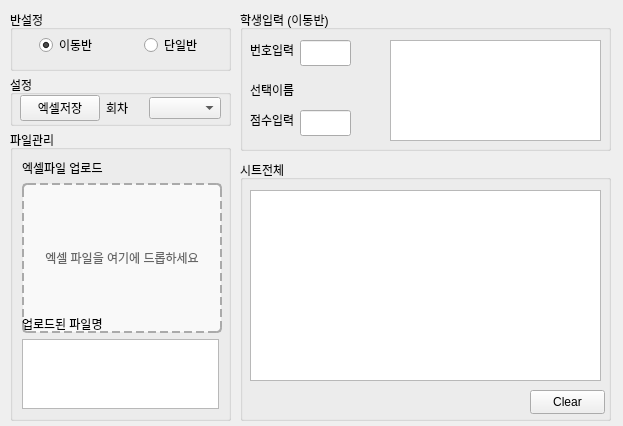
<?xml version="1.0" encoding="UTF-8"?>
<ui version="4.0">
 <class>MainWidget</class>
 <widget class="QWidget" name="MainWidget">
  <property name="geometry">
   <rect>
    <x>0</x>
    <y>0</y>
    <width>623</width>
    <height>426</height>
   </rect>
  </property>
  <property name="windowTitle">
   <string>수행평가 점수 입력기 (by melderse 짐승농장)</string>
  </property>
  <widget class="QGroupBox" name="groupBox">
   <property name="geometry">
    <rect>
     <x>10</x>
     <y>130</y>
     <width>221</width>
     <height>291</height>
    </rect>
   </property>
   <property name="title">
    <string>파일관리</string>
   </property>
   <layout class="QVBoxLayout" name="verticalLayout">
    <item>
     <widget class="QLabel" name="label">
      <property name="text">
       <string>엑셀파일 업로드</string>
      </property>
     </widget>
    </item>
    <item>
     <widget class="QLabel" name="dropZone">
      <property name="sizePolicy">
       <sizepolicy hsizetype="Preferred" vsizetype="Expanding">
        <horstretch>0</horstretch>
        <verstretch>0</verstretch>
       </sizepolicy>
      </property>
      <property name="minimumSize">
       <size>
        <width>200</width>
        <height>150</height>
       </size>
      </property>
      <property name="styleSheet">
       <string notr="true">QLabel {
    border: 2px dashed #aaa;
    border-radius: 5px;
    background-color: #f9f9f9;
    color: #666;
}
QLabel:hover {
    border-color: #0078d4;
    background-color: #f0f8ff;
}</string>
      </property>
      <property name="frameShape">
       <enum>QFrame::Shape::Box</enum>
      </property>
      <property name="text">
       <string>엑셀 파일을 여기에 드롭하세요</string>
      </property>
      <property name="alignment">
       <set>Qt::AlignmentFlag::AlignCenter</set>
      </property>
     </widget>
    </item>
    <item>
     <widget class="QLabel" name="label_2">
      <property name="text">
       <string>업로드된 파일명</string>
      </property>
     </widget>
    </item>
    <item>
     <widget class="QListWidget" name="fileListbox"/>
    </item>
   </layout>
  </widget>
  <widget class="QGroupBox" name="groupBox_3">
   <property name="geometry">
    <rect>
     <x>240</x>
     <y>160</y>
     <width>371</width>
     <height>261</height>
    </rect>
   </property>
   <property name="title">
    <string>시트전체</string>
   </property>
   <widget class="QTableWidget" name="tableWidget">
    <property name="geometry">
     <rect>
      <x>10</x>
      <y>30</y>
      <width>351</width>
      <height>191</height>
     </rect>
    </property>
   </widget>
   <widget class="QPushButton" name="pushButton_2">
    <property name="geometry">
     <rect>
      <x>290</x>
      <y>230</y>
      <width>75</width>
      <height>24</height>
     </rect>
    </property>
    <property name="text">
     <string>Clear</string>
    </property>
   </widget>
  </widget>
  <widget class="QGroupBox" name="groupBox_5">
   <property name="geometry">
    <rect>
     <x>10</x>
     <y>10</y>
     <width>221</width>
     <height>61</height>
    </rect>
   </property>
   <property name="title">
    <string>반설정</string>
   </property>
   <widget class="QWidget" name="horizontalLayoutWidget">
    <property name="geometry">
     <rect>
      <x>10</x>
      <y>20</y>
      <width>201</width>
      <height>31</height>
     </rect>
    </property>
    <layout class="QHBoxLayout" name="horizontalLayout">
     <item>
      <spacer name="horizontalSpacer_2">
       <property name="orientation">
        <enum>Qt::Orientation::Horizontal</enum>
       </property>
       <property name="sizeHint" stdset="0">
        <size>
         <width>18</width>
         <height>20</height>
        </size>
       </property>
      </spacer>
     </item>
     <item>
      <widget class="QRadioButton" name="radioButton_2">
       <property name="text">
        <string>이동반</string>
       </property>
       <property name="checked">
        <bool>true</bool>
       </property>
      </widget>
     </item>
     <item>
      <spacer name="horizontalSpacer_3">
       <property name="orientation">
        <enum>Qt::Orientation::Horizontal</enum>
       </property>
       <property name="sizeHint" stdset="0">
        <size>
         <width>40</width>
         <height>20</height>
        </size>
       </property>
      </spacer>
     </item>
     <item>
      <widget class="QRadioButton" name="radioButton_1">
       <property name="text">
        <string>단일반</string>
       </property>
      </widget>
     </item>
     <item>
      <spacer name="horizontalSpacer">
       <property name="orientation">
        <enum>Qt::Orientation::Horizontal</enum>
       </property>
       <property name="sizeHint" stdset="0">
        <size>
         <width>17</width>
         <height>75</height>
        </size>
       </property>
      </spacer>
     </item>
    </layout>
   </widget>
  </widget>
  <widget class="QGroupBox" name="groupBox_4">
   <property name="geometry">
    <rect>
     <x>10</x>
     <y>75</y>
     <width>221</width>
     <height>51</height>
    </rect>
   </property>
   <property name="title">
    <string>설정</string>
   </property>
   <widget class="QWidget" name="horizontalLayoutWidget_2">
    <property name="geometry">
     <rect>
      <x>10</x>
      <y>20</y>
      <width>201</width>
      <height>26</height>
     </rect>
    </property>
    <layout class="QHBoxLayout" name="horizontalLayout_2">
     <item>
      <widget class="QPushButton" name="save_button">
       <property name="text">
        <string>엑셀저장</string>
       </property>
      </widget>
     </item>
     <item>
      <widget class="QLabel" name="label_9">
       <property name="text">
        <string>회차</string>
       </property>
      </widget>
     </item>
     <item>
      <widget class="QComboBox" name="session_combo"/>
     </item>
    </layout>
   </widget>
  </widget>
  <widget class="QStackedWidget" name="stackedWidget">
   <property name="geometry">
    <rect>
     <x>240</x>
     <y>10</y>
     <width>371</width>
     <height>141</height>
    </rect>
   </property>
   <property name="currentIndex">
    <number>0</number>
   </property>
   <widget class="QWidget" name="page_multi">
    <widget class="QGroupBox" name="groupBox_multi">
     <property name="geometry">
      <rect>
       <x>0</x>
       <y>0</y>
       <width>371</width>
       <height>141</height>
      </rect>
     </property>
     <property name="title">
      <string>학생입력 (이동반)</string>
     </property>
     <widget class="QLineEdit" name="studentNumberInput">
      <property name="geometry">
       <rect>
        <x>60</x>
        <y>30</y>
        <width>51</width>
        <height>26</height>
       </rect>
      </property>
     </widget>
     <widget class="QLabel" name="label_3">
      <property name="geometry">
       <rect>
        <x>10</x>
        <y>30</y>
        <width>51</width>
        <height>20</height>
       </rect>
      </property>
      <property name="text">
       <string>번호입력</string>
      </property>
     </widget>
     <widget class="QTableWidget" name="studentTable">
      <property name="geometry">
       <rect>
        <x>150</x>
        <y>30</y>
        <width>211</width>
        <height>101</height>
       </rect>
      </property>
     </widget>
     <widget class="QLineEdit" name="scoreInput">
      <property name="geometry">
       <rect>
        <x>60</x>
        <y>100</y>
        <width>51</width>
        <height>26</height>
       </rect>
      </property>
     </widget>
     <widget class="QLabel" name="scoreLabel">
      <property name="geometry">
       <rect>
        <x>10</x>
        <y>100</y>
        <width>51</width>
        <height>20</height>
       </rect>
      </property>
      <property name="text">
       <string>점수입력</string>
      </property>
     </widget>
     <widget class="QLabel" name="studentName">
      <property name="geometry">
       <rect>
        <x>65</x>
        <y>70</y>
        <width>51</width>
        <height>20</height>
       </rect>
      </property>
      <property name="text">
       <string></string>
      </property>
     </widget>
     <widget class="QLabel" name="scoreLabel_2">
      <property name="geometry">
       <rect>
        <x>10</x>
        <y>70</y>
        <width>51</width>
        <height>20</height>
       </rect>
      </property>
      <property name="text">
       <string>선택이름</string>
      </property>
     </widget>
    </widget>
   </widget>
   <widget class="QWidget" name="page_single">
    <widget class="QGroupBox" name="groupBox_unique">
     <property name="geometry">
      <rect>
       <x>0</x>
       <y>0</y>
       <width>371</width>
       <height>141</height>
      </rect>
     </property>
     <property name="title">
      <string>학생입력 (단일반)</string>
     </property>
     <widget class="QLabel" name="label_num_title">
      <property name="geometry">
       <rect>
        <x>70</x>
        <y>40</y>
        <width>24</width>
        <height>20</height>
       </rect>
      </property>
      <property name="text">
       <string>번호</string>
      </property>
     </widget>
     <widget class="QLabel" name="label_name">
      <property name="geometry">
       <rect>
        <x>217</x>
        <y>40</y>
        <width>36</width>
        <height>20</height>
       </rect>
      </property>
      <property name="text">
       <string></string>
      </property>
     </widget>
     <widget class="QLabel" name="label_num_val">
      <property name="geometry">
       <rect>
        <x>100</x>
        <y>40</y>
        <width>71</width>
        <height>20</height>
       </rect>
      </property>
      <property name="text">
       <string></string>
      </property>
     </widget>
     <widget class="QLineEdit" name="text_edit">
      <property name="geometry">
       <rect>
        <x>150</x>
        <y>70</y>
        <width>91</width>
        <height>24</height>
       </rect>
      </property>
     </widget>
     <widget class="QPushButton" name="sound_toggle_button">
      <property name="geometry">
       <rect>
        <x>245</x>
        <y>70</y>
        <width>28</width>
        <height>24</height>
       </rect>
      </property>
      <property name="text">
       <string>🔊</string>
      </property>
      <property name="checkable">
       <bool>true</bool>
      </property>
      <property name="checked">
       <bool>true</bool>
      </property>
     </widget>
     <widget class="QLabel" name="label_score_title">
      <property name="geometry">
       <rect>
        <x>96</x>
        <y>70</y>
        <width>48</width>
        <height>24</height>
       </rect>
      </property>
      <property name="text">
       <string>점수입력</string>
      </property>
     </widget>
     <widget class="QLabel" name="label_name_title">
      <property name="geometry">
       <rect>
        <x>180</x>
        <y>40</y>
        <width>31</width>
        <height>20</height>
       </rect>
      </property>
      <property name="text">
       <string>이름</string>
      </property>
     </widget>
    </widget>
   </widget>
  </widget>
 </widget>
 <resources/>
 <connections/>
</ui>
